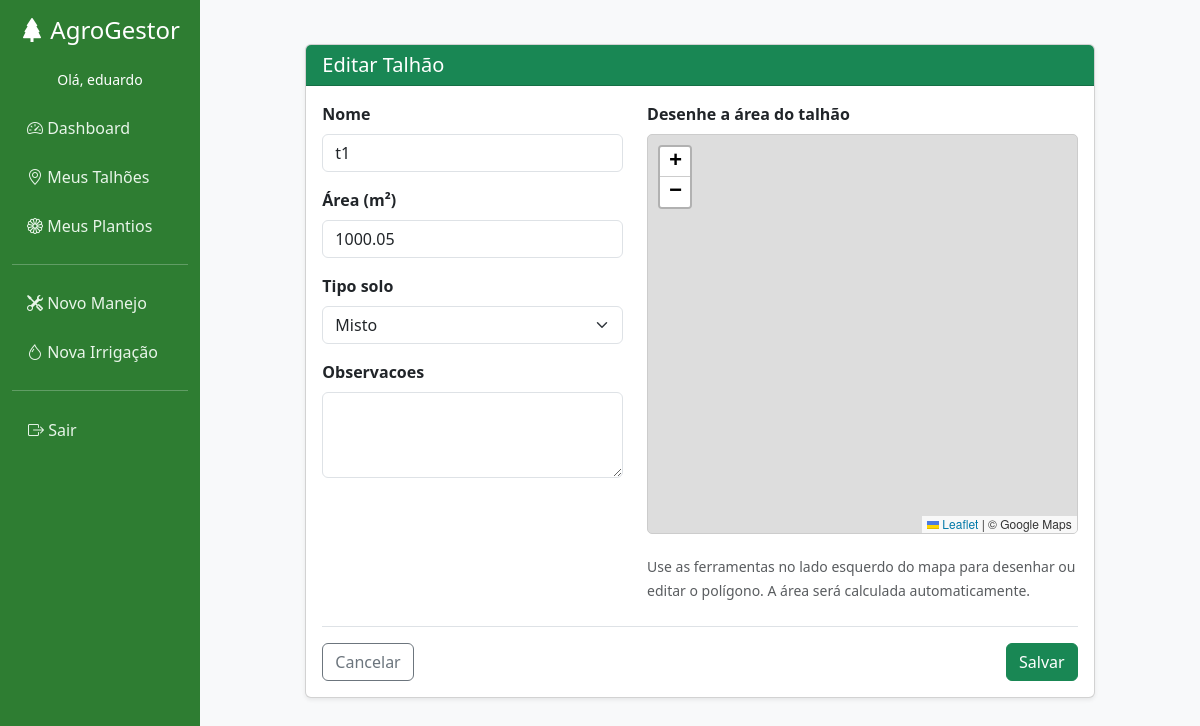
The app's page /talhoes/22/editar/ (signed in) with its own data.
### core/models.py (models this page shows, shortened)
class Talhao(models.Model):
    TIPO_SOLO_CHOICES = [
        ('Arenoso', 'Arenoso'),
        ('Argiloso', 'Argiloso'),
        ('Misto', 'Misto'),
        ('Siltoso', 'Siltoso'),
        ('Outro', 'Outro'),
    ]
    usuario = models.ForeignKey(User, on_delete=models.CASCADE, related_name='talhoes')
    nome = models.CharField(max_length=100)
    area_m2 = models.DecimalField('Área (m²)', max_digits=10, decimal_places=2)
    tipo_solo = models.CharField(max_length=50, choices=TIPO_SOLO_CHOICES, default='Misto')
    coordenadas = models.JSONField(null=True, blank=True)
    observacoes = models.TextField(blank=True, null=True)

### core/views.py (the view)
# urls.py: path('talhoes/<int:pk>/editar/', views.TalhaoUpdateView.as_view(), name='talhao_update'),
class TalhaoUpdateView(LoginRequiredMixin, UpdateView):
    model = Talhao
    form_class = TalhaoForm
    template_name = 'core/talhao_form.html'
    success_url = reverse_lazy('talhao_list')
    def get_queryset(self):
        return Talhao.objects.filter(usuario=self.request.user)
    def get_context_data(self, **kwargs):
        context = super().get_context_data(**kwargs)
        context['title'] = 'Editar Talhão'
        import json
        existentes = Talhao.objects.filter(usuario=self.request.user).exclude(pk=self.object.pk).exclude(coordenadas__isnull=True)
        data = [{'nome': t.nome, 'geojson': t.coordenadas} for t in existentes]
        context['talhoes_existentes_json'] = json.dumps(data)
        return context

### core/forms.py
class TalhaoForm(forms.ModelForm):
    class Meta:
        model = Talhao
        fields = ['nome', 'area_m2', 'tipo_solo', 'coordenadas', 'observacoes']
        widgets = {
            'nome': forms.TextInput(attrs={'class': 'form-control'}),
            'area_m2': forms.NumberInput(attrs={'class': 'form-control', 'step': '0.01', 'readonly': 'readonly'}),
            'tipo_solo': forms.Select(attrs={'class': 'form-select'}),
            'coordenadas': forms.HiddenInput(attrs={'id': 'id_coordenadas'}),
            'observacoes': forms.Textarea(attrs={'class': 'form-control', 'rows': 3}),
        }

### templates/core/talhao_form.html (shortened to what this page needs)
{% extends 'index.html' %}
{% block content %}
<link rel="stylesheet" href="https://unpkg.com/leaflet@1.9.4/dist/leaflet.css" />
<link rel="stylesheet" href="https://unpkg.com/@geoman-io/leaflet-geoman-free@latest/dist/leaflet-geoman.css" />
<div class="row justify-content-center mt-4">
    <div class="col-md-10">
        <div class="card shadow-sm">
            <div class="card-header bg-success text-white">
                <h5 class="mb-0">{{ title }}</h5>
            </div>
            <div class="card-body">
                <form method="post">
                    <div class="row">
                        <div class="col-md-5">
                            {% for field in form %}
                                {% if field.name == 'coordenadas' %}
                                    {{ field }}
                                {% else %}
                                    <div class="mb-3">
                                        <label for="{{ field.id_for_label }}" class="form-label fw-bold">{{ field.label }}</label>
                                        {{ field }}
                                    </div>
                                {% endif %}
                            {% endfor %}
                        </div>
                        <div class="col-md-7">
                            <label class="form-label fw-bold">Desenhe a área do talhão</label>
                            <div id="map"></div>
                            <small class="text-muted">Use as ferramentas no lado esquerdo do mapa para desenhar ou editar o polígono. A área será calculada automaticamente.</small>
                        </div>
                    </div>
                    <div class="d-flex justify-content-between mt-4 border-top pt-3">
                        <button type="button" class="btn btn-outline-secondary" onclick="window.history.back();">Cancelar</button>
                        <button type="submit" class="btn btn-success">Salvar</button>
                    </div>
                </form>
            </div>
        </div>
    </div>
</div>
{% endblock %}

### templates/index.html (shortened to what this page needs)
<!DOCTYPE html>
<html lang="pt-br">
<head>
    <link href="https://cdn.jsdelivr.net/npm/bootstrap@5.3.0/dist/css/bootstrap.min.css" rel="stylesheet">
    <link rel="stylesheet" href="https://cdn.jsdelivr.net/npm/bootstrap-icons@1.10.5/font/bootstrap-icons.css">
</head>
<body>
    <div class="container-fluid">
        <div class="row">
            <nav id="sidebarMenu" class="col-md-3 col-lg-2 d-md-block sidebar collapse">
                <div class="position-sticky pt-3">
                    <h4 class="text-center mb-4 d-none d-md-block"><i class="bi bi-tree-fill"></i> AgroGestor</h4>
                    {% if user.is_authenticated %}
                        <p class="text-center small">Olá, {{ user.username }}</p>
                        <a href="{% url 'dashboard' %}"><i class="bi bi-speedometer2"></i> Dashboard</a>
                        <a href="{% url 'talhao_list' %}"><i class="bi bi-geo-alt"></i> Meus Talhões</a>
                        <a href="{% url 'plantio_list' %}"><i class="bi bi-flower1"></i> Meus Plantios</a>
                        <hr class="text-light">
                        <a href="{% url 'manejo_create' %}"><i class="bi bi-tools"></i> Novo Manejo</a>
                        <a href="{% url 'irrigacao_create' %}"><i class="bi bi-droplet"></i> Nova Irrigação</a>
                        <hr class="text-light">
                        <form method="post" action="{% url 'logout' %}">
                            <button type="submit" class="btn btn-link text-start w-100" style="color: #e8f5e9; padding: 10px 15px; text-decoration: none;">
                                <i class="bi bi-box-arrow-right"></i> Sair
                            </button>
                        </form>
                    {% else %}
                        <a href="{% url 'login' %}"><i class="bi bi-box-arrow-in-right"></i> Entrar</a>
                        <a href="{% url 'signup' %}"><i class="bi bi-person-plus"></i> Cadastrar</a>
                    {% endif %}
                </div>
            </nav>
            <main class="col-md-9 ms-sm-auto col-lg-10 px-md-4 content-area">
                {% block content %}
                {% endblock %}
            </main>
        </div>
    </div>
</body>
</html>

### templates/index.html (style rules this page uses)
body { background-color: #f8f9fa; }
.sidebar { min-height: 100vh; background-color: #2e7d32; color: white; }
.sidebar a { color: #e8f5e9; text-decoration: none; display: block; padding: 10px 15px; border-radius: 4px; margin-bottom: 5px; }
.content-area { padding: 20px; }

### templates/core/talhao_form.html (style rules this page uses)
#map { height: 400px; width: 100%; border-radius: 5px; margin-bottom: 20px; border: 1px solid #ccc; z-index: 1; }

### records on screen
Talhao: form "t1" "1000.05" "Misto"

### other values on screen
{{ user.username }} "eduardo"
{{ title }} "Editar Talhão"
{{ field.label }} "Nome" "Área (m²)" "Tipo solo" "Observacoes"
